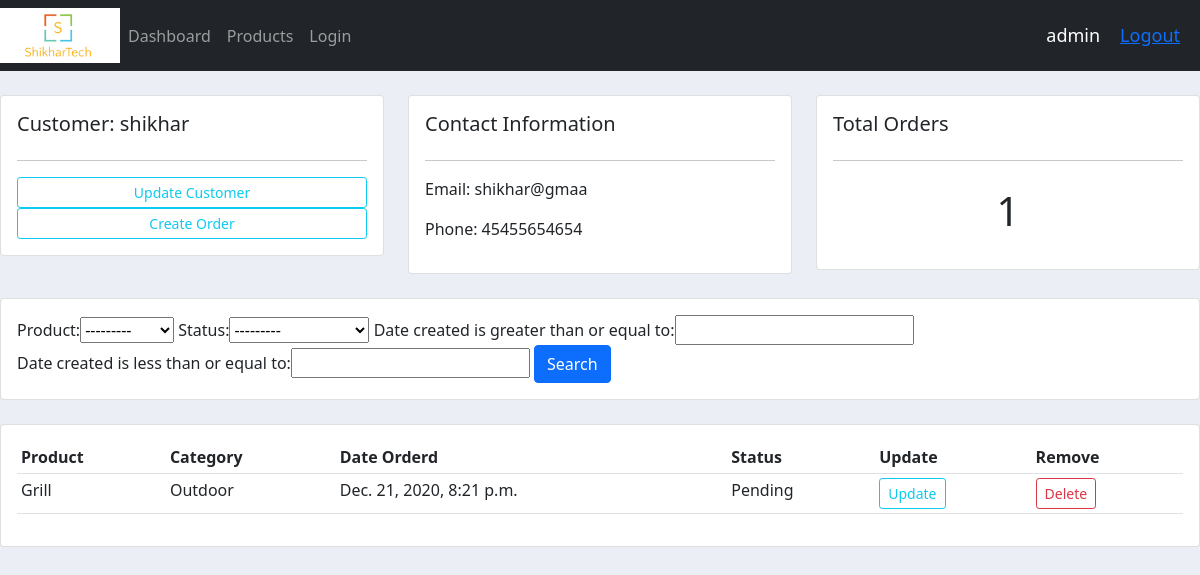
The page /accounts_app/customers/1/ (signed in) on the database as committed earlier.
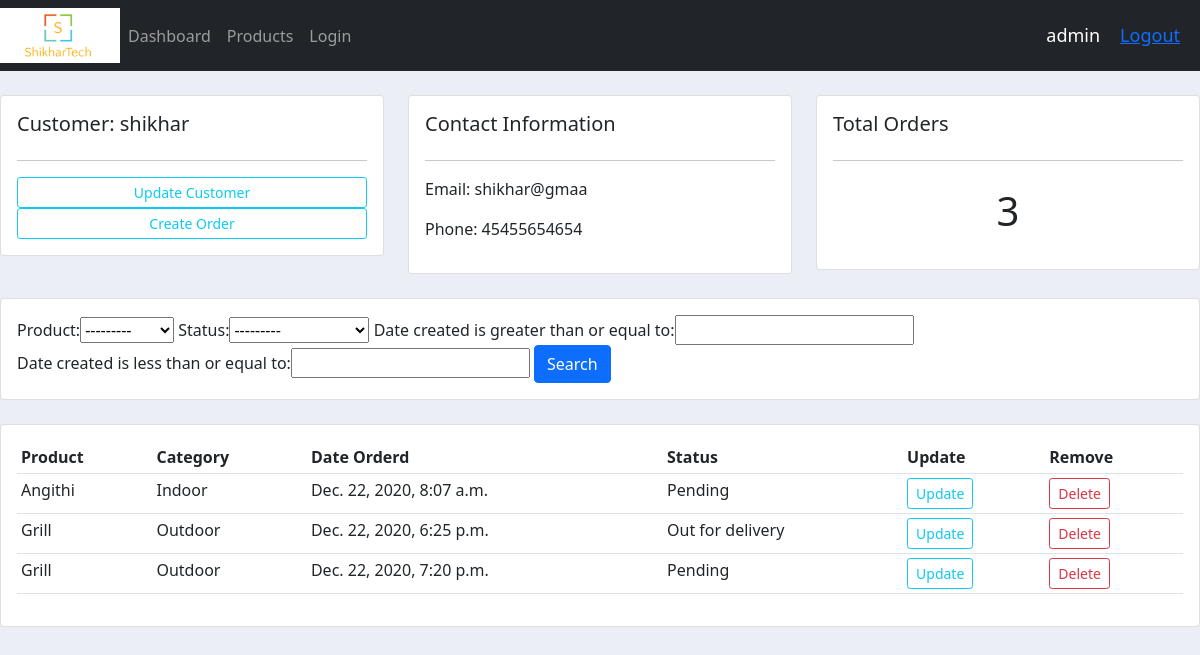
The same page on the database as committed later.
### accounts/models.py (models this page shows)
class Order(models.Model):
    STATUS = (
        ('Pending', 'Pending'),
        ('Out for delivery', 'Out for delivery'),
        ('Delivered', 'Delivered'),
    )
    customer = models.ForeignKey(Customer, null=True, on_delete=models.CASCADE)
    product = models.ForeignKey(Products, null=True, on_delete=models.CASCADE)
    date_created = models.DateTimeField(auto_now_add=True, null=True)
    status = models.CharField(max_length=200, choices=STATUS)

class Products(models.Model):
    CATEGORY = (
        ('Indoor', 'Indoor'),
        ('Outdoor', 'Outdoor'),
    )
    name = models.CharField(max_length=200, null=True)
    price = models.FloatField(null=True)
    category = models.CharField(max_length=200, null=True, choices=CATEGORY)
    discription = models.CharField(max_length=200, null=True, blank=True)
    date_created = models.DateTimeField(auto_now_add=True, null=True)
    Tags = models.ManyToManyField(Tag, blank=True)
    def __str__(self):
        return self.name

### accounts/views.py (the view)
# urls.py: path('customers/<str:cus_id>/', views.customers, name="customer"),
@login_required(login_url='login')
def customers(request, cus_id):
    customer = Customer.objects.get(id=cus_id)
    order_lis = Order.objects.filter(customer=customer)
    order_cnt = order_lis.count()
    myfilter = OrderFilter(request.GET, queryset=order_lis)
    order_lis = myfilter.qs
    context = {'customer': customer,
               'orders': order_lis, 'order_cnt': order_cnt, 'myfilter': myfilter}
    return render(request, 'accounts/customers.html', context)

### accounts/templates/accounts/customers.html
{% extends 'accounts/main.html' %}
{% block content %}
<br>
<div class="row">
	<div class="col-md">
		<div class="card card-body">
			<h5>Customer: {{customer.name}}</h5>
			<hr>
			<a class="btn btn-outline-info  btn-sm btn-block" href="">Update Customer</a>
			<a class="btn btn-outline-info  btn-sm btn-block" href="{% url 'create_order' customer.id %}">Create Order</a>
		</div>
	</div>
	<div class="col-md">
		<div class="card card-body">
			<h5>Contact Information</h5>
			<hr>
			<p>Email: {{customer.email}}</p>
			<p>Phone: {{customer.phone_no}}</p>
		</div>
	</div>
	<div class="col-md">
		<div class="card card-body">
			<h5>Total Orders</h5>
			<hr>
			<h1 style="text-align: center;padding: 10px">{{order_cnt}}</h1>
		</div>
	</div>
</div>
<br>
<div class="row">
	<div class="col">
		<div class="card card-body">
			<form method="get">
				{{myfilter.form}}
				<button class="btn btn-primary" type="submit">Search</button>
			</form>
		</div>
	</div>
</div>
<br>
<div class="row">
	<div class="col-md">
		<div class="card card-body">
			<table class="table table-sm">
				<tr>
					<th>Product</th>
					<th>Category</th>
					<th>Date Orderd</th>
					<th>Status</th>
					<th>Update</th>
					<th>Remove</th>
				</tr>
				{% for i in orders %}
					<tr>
						<td>{{i.product}}</td>
						<td>{{i.product.category}}</td>
						<td>{{i.date_created}}</td>
						<td>{{i.status}}</td>
						<td><a class="btn btn-outline-info  btn-sm btn-block" href="{% url 'update_order' i.id %}">Update</a></td>
						<td><a class="btn btn-outline-danger  btn-sm btn-block" href="{% url 'delete_order' i.id %}">Delete</a></td>
					</tr>
				{% endfor %}
			</table>
		</div>
	</div>
</div>
{% endblock %}

Rows that differ between the two databases and show on the page:
removed Order: product "Grill", product.category "Outdoor", date_created "Dec. 21, 2020, 8:21 p.m.", status "Pending"
added Order: product "Angithi", product.category "Indoor", date_created "Dec. 22, 2020, 8:07 a.m.", status "Pending"
added Order: product "Grill", product.category "Outdoor", date_created "Dec. 22, 2020, 6:25 p.m.", status "Out for delivery"
added Order: product "Grill", product.category "Outdoor", date_created "Dec. 22, 2020, 7:20 p.m.", status "Pending"
Other text that changed with them:
{{ order_cnt }}: "1" → "3"
